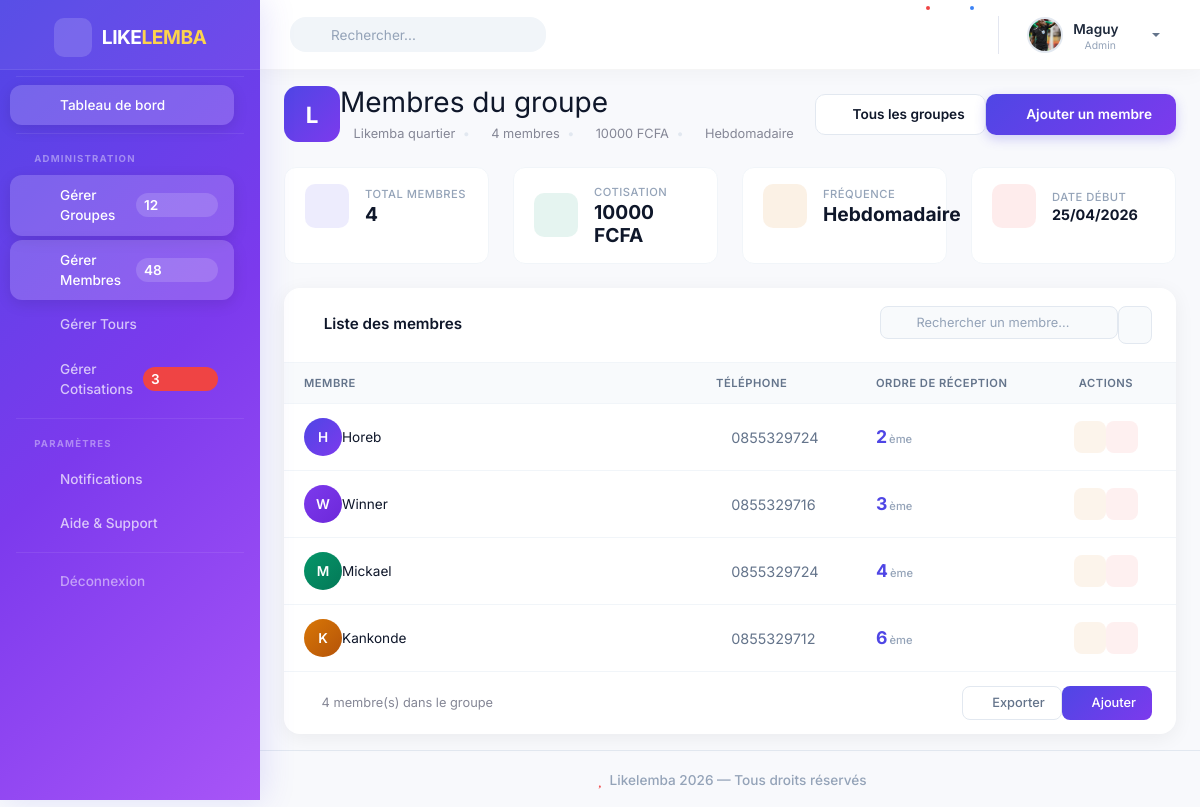
Screenshot of /groupes/7/membres/ (signed in) with the database file from the repository.
### authentification/models.py (models this page shows)
class Utilisateur(AbstractUser):
    telephone = models.CharField(max_length=20)
    ROLE_CHOICES = [
        ('ADMIN', 'Admin'),
        ('MEMBRE', 'Membre')
    ]
    role = models.CharField(max_length=10, choices=ROLE_CHOICES)
    photo = models.ImageField(upload_to='profiles/', null=True, blank=True)
    is_verified = models.BooleanField(default=False)

### likelemba_app/models.py (models this page shows, shortened)
class Groupe(models.Model):
    FREQUENCE_CHOICES = [
        ('QUOTIDIEN', 'Quotidien'),
        ('HEBDOMADAIRE', 'Hebdomadaire'),
        ('MENSUEL', 'Mensuel'),
        ('ANNUEL', 'Annuel')
    ]
    STATUT_CHOICES = [
        ('ACTIF', 'Actif'),
        ('TERMINE', 'Terminé')
    ]
    nom = models.CharField(max_length=100)
    montant_cotisation = models.DecimalField(
        max_digits=10,
        decimal_places=2
    )
    frequence = models.CharField(max_length=20, choices=FREQUENCE_CHOICES)
    date_debut = models.DateField()
    statut = models.CharField(max_length=20, choices = STATUT_CHOICES, default='ACTIF')
    date_creation = models.DateTimeField(auto_now_add=True, null=True)
    admin = models.ForeignKey(
        Utilisateur,
        on_delete=models.CASCADE
    )

class MembreGroupe(models.Model):
    utilisateur = models.ForeignKey(
        Utilisateur,
        on_delete=models.CASCADE,
        null=True,
        blank=True
    )
    groupe = models.ForeignKey(
        Groupe,
        on_delete=models.CASCADE,
        null=True,
        blank=True
    )
    nom = models.CharField(max_length=100, null=True, blank=True)
    telephone = models.CharField(max_length=20, blank=True)
    ordre_reception = models.IntegerField()
    @property
    def nom_affiche(self):
        if self.utilisateur:
            return self.utilisateur.username
        return self.nom or "Membre sans nom"
    class Meta:
        unique_together = ('utilisateur', 'groupe')

### likelemba_app/views.py (the view)
# urls.py: path('groupes/<int:groupe_id>/membres/', membres_groupe_view, name='membres_groupe'),
@login_required(login_url="login")
def membres_groupe_view(request, groupe_id):
    if request.user.role != 'ADMIN':
        return redirect('dashboard_membre')
    groupe = get_object_or_404(Groupe, id=groupe_id, admin=request.user)
    membres = MembreGroupe.objects.filter(groupe=groupe).order_by('ordre_reception', 'id')
    return render(request, 'membres/membres_groupe.html', {
        'groupe': groupe,
        'membres': membres
    })

### likelemba/templates/membres/membres_groupe.html (shortened to what this page needs)
{% extends 'base.html' %}
{% load static %}
{% block content %}
<div class="page-header mb-4">
    <div class="d-flex justify-content-between align-items-center flex-wrap gap-3">
        <div>
            <div class="d-flex align-items-center gap-3">
                <div class="group-avatar-large" style="background: linear-gradient(135deg, #4f46e5, #7c3aed);">
                    {{ groupe.nom|make_list|first|upper }}
                </div>
                <div>
                    <h1 class="h3 mb-1 fw-bold" style="color: #0f172a;">
                        Membres du groupe
                    </h1>
                    <p class="text-muted small mb-0">
                        <i class="fas fa-layer-group me-1" style="color: #4f46e5;"></i>
                        {{ groupe.nom }}
                        <span class="bullet">•</span>
                        <i class="fas fa-users me-1" style="color: #4f46e5;"></i>
                        {{ membres|length }} membre{{ membres|length|pluralize }}
                        <span class="bullet">•</span>
                        <i class="fas fa-coins me-1" style="color: #d97706;"></i>
                        {{ groupe.montant_cotisation|floatformat:0 }} FCFA
                        <span class="bullet">•</span>
                        <i class="fas fa-clock me-1" style="color: #059669;"></i>
                        {{ groupe.get_frequence_display }}
                    </p>
                </div>
            </div>
        </div>
        <div class="d-flex gap-2">
            <a href="{% url 'liste_membres' %}" class="btn btn-outline-modern">
                <i class="fas fa-arrow-left me-1"></i>
                <span class="d-none d-sm-inline">Tous les groupes</span>
            </a>
            <a href="{% url 'ajouter_membre' groupe.id %}" class="btn btn-primary-modern">
                <i class="fas fa-user-plus me-1"></i>
                <span class="d-none d-sm-inline">Ajouter un membre</span>
            </a>
        </div>
    </div>
</div>
<div class="row g-3 mb-4">
    <div class="col-xl-3 col-md-6">
        <div class="stat-mini">
            <div class="stat-mini-body">
                <div class="stat-mini-icon purple">
                    <i class="fas fa-users"></i>
                </div>
                <div>
                    <span class="stat-mini-label">Total membres</span>
                    <h5 class="stat-mini-value">{{ membres|length }}</h5>
                </div>
            </div>
        </div>
    </div>
    <div class="col-xl-3 col-md-6">
        <div class="stat-mini">
            <div class="stat-mini-body">
                <div class="stat-mini-icon green">
                    <i class="fas fa-coins"></i>
                </div>
                <div>
                    <span class="stat-mini-label">Cotisation</span>
                    <h5 class="stat-mini-value">{{ groupe.montant_cotisation|floatformat:0 }} FCFA</h5>
                </div>
            </div>
        </div>
    </div>
    <div class="col-xl-3 col-md-6">
        <div class="stat-mini">
            <div class="stat-mini-body">
                <div class="stat-mini-icon orange">
                    <i class="fas fa-clock"></i>
                </div>
                <div>
                    <span class="stat-mini-label">Fréquence</span>
                    <h5 class="stat-mini-value">{{ groupe.get_frequence_display }}</h5>
                </div>
            </div>
        </div>
    </div>
    <div class="col-xl-3 col-md-6">
        <div class="stat-mini">
            <div class="stat-mini-body">
                <div class="stat-mini-icon red">
                    <i class="fas fa-calendar-alt"></i>
                </div>
                <div>
                    <span class="stat-mini-label">Date début</span>
                    <h5 class="stat-mini-value" style="font-size: 0.9rem;">{{ groupe.date_debut|date:"d/m/Y" }}</h5>
                </div>
            </div>
        </div>
    </div>
</div>
<div class="card-modern">
    <div class="card-modern-header d-flex justify-content-between align-items-center flex-wrap gap-2">
        <span class="card-modern-title">
            <i class="fas fa-list me-2" style="color: #4f46e5;"></i>
            Liste des membres
        </span>
        <div class="d-flex gap-2">
            <div class="search-wrapper">
                <i class="fas fa-search search-icon"></i>
                <input type="text" class="search-input" placeholder="Rechercher un membre..." id="tableSearch">
            </div>
            <button class="btn-filter-table" onclick="window.location.reload();">
                <i class="fas fa-sync-alt"></i>
            </button>
        </div>
    </div>
    <div class="card-modern-body p-0">
        <div class="table-responsive">
            <table class="table-modern" id="memberTable">
                <thead>
                    <tr>
                        <th>Membre</th>
                        <th style="width: 160px;">Téléphone</th>
                        <th style="width: 180px;">Ordre de réception</th>
                        <th style="width: 140px;" class="text-center">Actions</th>
                    </tr>
                </thead>
                <tbody>
                    {% for membre in membres %}
                    <tr>
                        <td>
                            <div class="d-flex align-items-center gap-3">
                                <div class="member-avatar" style="background: linear-gradient(135deg, {% cycle '#4f46e5' '#7c3aed' '#059669' '#d97706' '#2563eb' '#dc2626' %}, {% cycle '#7c3aed' '#6d28d9' '#047857' '#b45309' '#1d4ed8' '#b91c1c' %});">
                                    {{ membre.nom_affiche|make_list|first|upper }}
                                </div>
                                <div>
                                    <span class="fw-semibold" style="color: #0f172a;">{{ membre.nom_affiche }}</span>
                                </div>
                            </div>
                        </td>
                        <td>
                            <span style="color: #64748b; font-size: 0.9rem;">
                                <i class="fas fa-phone me-1"></i>
                                {{ membre.telephone|default:"—" }}
                            </span>
                        </td>
                        <td>
                            <div class="order-display">
                                <span class="order-number">{{ membre.ordre_reception }}</span>
                                <span class="order-label">ème</span>
                            </div>
                        </td>
                        <td>
                            <div class="d-flex justify-content-center gap-1">
                                <a href="{% url 'modifier_ordre_membre' membre.id %}"
                                   class="btn-action edit"
                                   title="Modifier l'ordre">
                                    <i class="fas fa-pen"></i>
                                </a>
                                <button class="btn-action delete"
                                        data-toggle="modal"
                                        data-target="#deleteModal{{ membre.id }}"
                                        title="Supprimer">
                                    <i class="fas fa-trash"></i>
                                </button>
                            </div>
                        </td>
                    </tr>
                    {% endfor %}
                </tbody>
            </table>
        </div>
    </div>
    <div class="card-modern-footer d-flex justify-content-between align-items-center flex-wrap gap-2">
        <span class="text-muted small">
            <i class="fas fa-info-circle me-1"></i>
            {{ membres|length }} membre(s) dans le groupe
        </span>
        <div class="d-flex gap-2">
            <button class="btn-export" onclick="exportTable()">
                <i class="fas fa-file-export me-1"></i> Exporter
            </button>
            <a href="{% url 'ajouter_membre' groupe.id %}" class="btn-action-generate">
                <i class="fas fa-user-plus me-1"></i> Ajouter
            </a>
        </div>
    </div>
</div>
{% endblock %}

### likelemba/templates/components/navbar.html (shortened to what this page needs)
{% load static %}
<nav class="navbar navbar-expand navbar-light bg-white topbar mb-0 static-top shadow-sm">
    <form class="d-none d-sm-inline-block form-inline mr-auto my-2 my-md-0">
        <div class="search-wrapper">
            <i class="fas fa-search search-icon"></i>
            <input type="text" class="form-control" placeholder="Rechercher...">
        </div>
    </form>
    <ul class="navbar-nav ml-auto align-items-center" style="flex-direction: row; gap: 2px;">
        <li class="nav-item">
            <a class="nav-link" href="#" role="button" style="position: relative;">
                <i class="fas fa-bell fa-fw" style="font-size: 1.1rem;"></i>
                <span class="badge-dot"></span>
            </a>
        </li>
        <li class="nav-item">
            <a class="nav-link" href="#" role="button" style="position: relative;">
                <i class="fas fa-envelope fa-fw" style="font-size: 1.1rem;"></i>
                <span class="badge-dot blue"></span>
            </a>
        </li>
        <li class="nav-item">
            <a class="nav-link dropdown-toggle user-profile" href="#" id="userDropdown" role="button" data-toggle="dropdown" aria-haspopup="true" aria-expanded="false">
                {% if request.user.photo %}
                    <img src="{{ request.user.photo.url }}" alt="Photo de profil">
                {% else %}
                    <img src="{% static 'img/undraw_profile_2.svg' %}" alt="Photo de profil">
                {% endif %}
                <div class="user-info d-none d-lg-block">
                    <span class="user-name">{{ request.user.username }}</span>
                    <span class="user-role">
                        <i class="fas fa-circle" style="color: #22c55e;"></i>
                        {{ request.user.get_role_display }}
                    </span>
                </div>
                <i class="fas fa-chevron-down chevron"></i>
            </a>
        </li>
    </ul>
</nav>

### likelemba/templates/base.html (style rules this page uses)
:root { --primary-color: #4f46e5; --primary-gradient: linear-gradient(135deg, #4f46e5 0%, #7c3aed 50%, #a855f7 100%); --sidebar-width: 260px; --header-height: 70px; --shadow-card: 0 4px 20px rgba(0, 0, 0, 0.06); --shadow-hover: 0 8px 30px rgba(0, 0, 0, 0.12); --radius-lg: 16px; --radius-md: 12px; --radius-sm: 8px; --transition-smooth: all 0.3s cubic-bezier(0.4, 0, 0.2, 1); }
* { font-family: 'Inter', -apple-system, BlinkMacSystemFont, sans-serif; }
body { background: #f8fafc; }
.navbar { height: var(--header-height) !important; padding: 0 30px !important; background: #ffffff !important; box-shadow: 0 2px 20px rgba(0, 0, 0, 0.04) !important; border-bottom: 1px solid rgba(0, 0, 0, 0.04) !important; position: sticky; top: 0; z-index: 1030; display: flex; align-items: center; justify-content: space-between; }
.navbar .form-control { border-radius: var(--radius-lg) !important; padding: 9px 18px 9px 40px !important; font-size: 0.85rem; background: #f1f5f9 !important; border: 1px solid transparent !important; transition: var(--transition-smooth); min-width: 200px; }
.navbar .form-control::placeholder { color: #94a3b8; }
.navbar .search-wrapper { position: relative; }
.navbar .search-wrapper .search-icon { position: absolute; left: 14px; top: 50%; transform: translateY(-50%); color: #94a3b8; font-size: 0.85rem; }
.navbar .nav-link { padding: 8px 10px !important; border-radius: var(--radius-md) !important; color: #64748b !important; transition: var(--transition-smooth); position: relative; }
.navbar .nav-link .badge-dot { position: absolute; top: 4px; right: 4px; width: 8px; height: 8px; background: #ef4444; border-radius: 50%; border: 2px solid #ffffff; }
.navbar .nav-link .badge-dot.blue { background: #3b82f6; }
.user-profile { display: flex !important; align-items: center !important; gap: 10px; padding: 4px 12px 4px 8px !important; border-radius: var(--radius-lg) !important; cursor: pointer; transition: var(--transition-smooth); text-decoration: none; }
.user-profile .user-name { font-weight: 600; font-size: 0.85rem; color: #1e293b; }
.user-profile .user-role { font-size: 0.65rem; color: #94a3b8; display: block; margin-top: -2px; }
.user-profile .user-role i { font-size: 0.35rem; vertical-align: middle; margin-right: 4px; }
.user-profile img { width: 36px; height: 36px; border-radius: 50%; object-fit: cover; border: 2px solid #e2e8f0; transition: var(--transition-smooth); flex-shrink: 0; }
.user-profile .chevron { font-size: 0.6rem; color: #94a3b8; transition: var(--transition-smooth); margin-left: 2px; }
.card-modern { background: #ffffff; border: none !important; border-radius: var(--radius-lg) !important; box-shadow: var(--shadow-card) !important; transition: var(--transition-smooth); }

### rows the page displays
Utilisateur: user.photo (picture), user.username "Maguy", user.role "Admin"
Groupe: nom|make_list "L", nom "Likemba quartier", montant_cotisation "10000", frequence "Hebdomadaire", date_debut "25/04/2026"
MembreGroupe: nom_affiche|make_list "H", nom_affiche "Horeb", telephone "0855329724", ordre_reception "2"
MembreGroupe: nom_affiche|make_list "W", nom_affiche "Winner", telephone "0855329716", ordre_reception "3"
MembreGroupe: nom_affiche|make_list "M", nom_affiche "Mickael", telephone "0855329724", ordre_reception "4"
MembreGroupe: nom_affiche|make_list "K", nom_affiche "Kankonde", telephone "0855329712", ordre_reception "6"

### other values shown
{{ membres|length }} "4"
